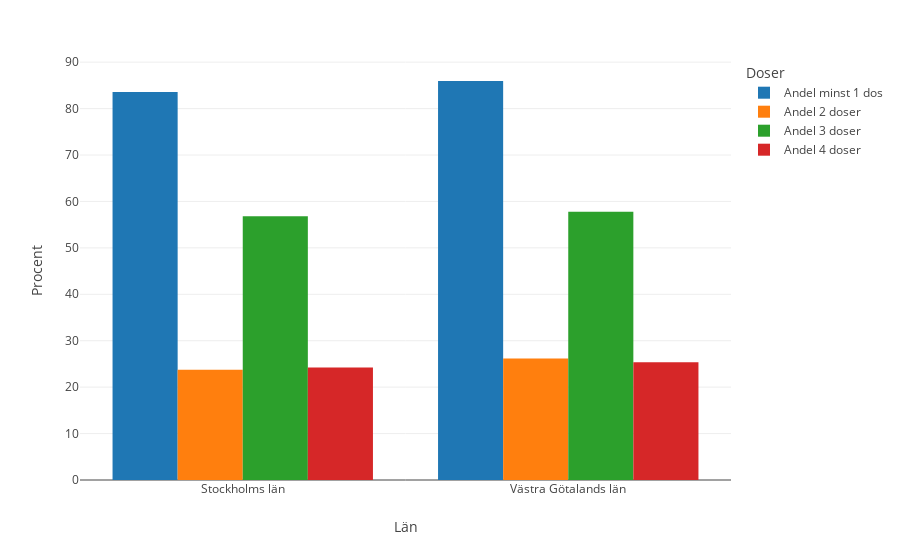

Notebook source saved alongside this figure:
### Code cell
# 2.f
county_group = vaxx_data[["Län_namn","Andel minst 1 dos", "Andel 2 doser", "Andel 3 doser", "Andel 4 doser"]].groupby("Län_namn")

# # # # # # # # # # # # # # # # # # # # # # # # # # # # # # # # # # # # # # # # # # # # # # # # # # # # # # # # # # # # # # # # # # # # # # # # 

counties = ["Västra Götalands län", "Stockholms län"]
counties_query = vaxx_data.query("Län_namn.isin(@counties)")
counties_df = counties_query[["Län_namn", "Andel minst 1 dos", "Andel 2 doser", "Andel 3 doser", "Andel 4 doser"]]
counties_group_mean = counties_df.groupby("Län_namn").mean()*100
county_df = counties_group_mean.reset_index()

county_df = pd.melt(county_df, id_vars="Län_namn", var_name="Doser", value_vars=['Andel minst 1 dos', 'Andel 2 doser', 'Andel 3 doser', 'Andel 4 doser'] )


fig = px.bar(county_df, x='Län_namn', y='value', color='Doser', barmode='group', labels=dict(value="Procent", Län_namn="Län"), template='none')
fig.show()

### Figure 1 — Plotly figure (JSON) as saved in the notebook; plotly's stock layout.template omitted (floating-point values rounded to 4 significant figures)
{"data": [{"alignmentgroup": "True", "hovertemplate": "Doser=Andel minst 1 dos<br>Län=%{x}<br>Procent=%{y}<extra></extra>", "legendgroup": "Andel minst 1 dos", "marker": {"color": "#1F77B4", "pattern": {"shape": ""}}, "name": "Andel minst 1 dos", "offsetgroup": "Andel minst 1 dos", "orientation": "v", "showlegend": true, "textposition": "auto", "type": "bar", "x": ["Stockholms län", "Västra Götalands län"], "xaxis": "x", "y": [83.59, 85.94], "yaxis": "y"}, {"alignmentgroup": "True", "hovertemplate": "Doser=Andel 2 doser<br>Län=%{x}<br>Procent=%{y}<extra></extra>", "legendgroup": "Andel 2 doser", "marker": {"color": "#FF7F0E", "pattern": {"shape": ""}}, "name": "Andel 2 doser", "offsetgroup": "Andel 2 doser", "orientation": "v", "showlegend": true, "textposition": "auto", "type": "bar", "x": ["Stockholms län", "Västra Götalands län"], "xaxis": "x", "y": [23.76, 26.18], "yaxis": "y"}, {"alignmentgroup": "True", "hovertemplate": "Doser=Andel 3 doser<br>Län=%{x}<br>Procent=%{y}<extra></extra>", "legendgroup": "Andel 3 doser", "marker": {"color": "#2CA02C", "pattern": {"shape": ""}}, "name": "Andel 3 doser", "offsetgroup": "Andel 3 doser", "orientation": "v", "showlegend": true, "textposition": "auto", "type": "bar", "x": ["Stockholms län", "Västra Götalands län"], "xaxis": "x", "y": [56.83, 57.79], "yaxis": "y"}, {"alignmentgroup": "True", "hovertemplate": "Doser=Andel 4 doser<br>Län=%{x}<br>Procent=%{y}<extra></extra>", "legendgroup": "Andel 4 doser", "marker": {"color": "#D62728", "pattern": {"shape": ""}}, "name": "Andel 4 doser", "offsetgroup": "Andel 4 doser", "orientation": "v", "showlegend": true, "textposition": "auto", "type": "bar", "x": ["Stockholms län", "Västra Götalands län"], "xaxis": "x", "y": [24.23, 25.34], "yaxis": "y"}], "layout": {"barmode": "group", "legend": {"title": {"text": "Doser"}, "tracegroupgap": 0}, "margin": {"t": 60}, "xaxis": {"anchor": "y", "domain": [0, 1], "title": {"text": "Län"}}, "yaxis": {"anchor": "x", "domain": [0, 1], "title": {"text": "Procent"}}}}
